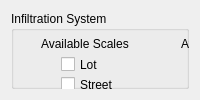
         <widget class="QWidget" name="page_7">
          <layout class="QHBoxLayout" name="horizontalLayout_11">
           <item>
            <widget class="QGroupBox" name="IS_inputgroup">
             <property name="title">
              <string>Infiltration System</string>
             </property>
             <widget class="QCheckBox" name="ISlot_check">
              <property name="geometry">
               <rect>
                <x>50</x>
                <y>45</y>
                <width>70</width>
                <height>17</height>
               </rect>
              </property>
              <property name="text">
               <string>Lot</string>
              </property>
             </widget>
             <widget class="QCheckBox" name="ISstreet_check">
              <property name="geometry">
               <rect>
                <x>50</x>
                <y>65</y>
                <width>70</width>
                <height>17</height>
               </rect>
              </property>
              <property name="text">
               <string>Street</string>
              </property>
             </widget>
             <widget class="QCheckBox" name="ISneigh_check">
              <property name="geometry">
               <rect>
                <x>50</x>
                <y>85</y>
                <width>101</width>
                <height>17</height>
               </rect>
              </property>
              <property name="text">
               <string>Neighbourhood</string>
              </property>
             </widget>
             <widget class="QCheckBox" name="ISprec_check">
              <property name="enabled">
               <bool>false</bool>
              </property>
              <property name="geometry">
               <rect>
                <x>50</x>
                <y>105</y>
                <width>101</width>
                <height>17</height>
               </rect>
              </property>
              <property name="text">
               <string>Precinct</string>
              </property>
             </widget>
             <widget class="QToolButton" name="ISdesigncurve_browse">
              <property name="enabled">
               <bool>true</bool>
              </property>
              <property name="geometry">
               <rect>
                <x>400</x>
                <y>180</y>
                <width>61</width>
                <height>19</height>
               </rect>
              </property>
              <property name="text">
               <string>Browse...</string>
              </property>
             </widget>
             <widget class="QLabel" name="ISdesigncurve_lbl">
              <property name="geometry">
               <rect>
                <x>30</x>
                <y>180</y>
                <width>161</width>
                <height>16</height>
               </rect>
              </property>
              <property name="text">
               <string>Load Conceptual Design Curves</string>
              </property>
             </widget>
             <widget class="QCheckBox" name="ISdesignUB_box">
              <property name="geometry">
               <rect>
                <x>210</x>
                <y>210</y>
                <width>241</width>
                <height>17</height>
               </rect>
              </property>
              <property name="text">
               <string>Use UrbanBEATS' Design Curve Database</string>
              </property>
             </widget>
             <widget class="QLineEdit" name="ISdesigncurve_pathbox">
              <property name="geometry">
               <rect>
                <x>212</x>
                <y>180</y>
                <width>181</width>
                <height>20</height>
               </rect>
              </property>
             </widget>
             <widget class="QLabel" name="IS_img">
              <property name="geometry">
               <rect>
                <x>360</x>
                <y>10</y>
                <width>101</width>
                <height>141</height>
               </rect>
              </property>
              <property name="text">
               <string/>
              </property>
              <property name="pixmap">
               <pixmap>../../../../../../tech_infil.png</pixmap>
              </property>
             </widget>
             <widget class="QCheckBox" name="ISpollute_check">
              <property name="geometry">
               <rect>
                <x>180</x>
                <y>65</y>
                <width>141</width>
                <height>17</height>
               </rect>
              </property>
              <property name="text">
               <string>Pollution Control</string>
              </property>
             </widget>
             <widget class="QCheckBox" name="ISflow_check">
              <property name="geometry">
               <rect>
                <x>180</x>
                <y>45</y>
                <width>121</width>
                <height>17</height>
               </rect>
              </property>
              <property name="text">
               <string>Flow reduction</string>
              </property>
             </widget>
             <widget class="QLabel" name="ISscales_lbl">
              <property name="geometry">
               <rect>
                <x>30</x>
                <y>25</y>
                <width>101</width>
                <height>16</height>
               </rect>
              </property>
              <property name="text">
               <string>Available Scales</string>
              </property>
             </widget>
             <widget class="QLabel" name="ISapps_lbl">
              <property name="geometry">
               <rect>
                <x>170</x>
                <y>25</y>
                <width>141</width>
                <height>16</height>
               </rect>
              </property>
              <property name="text">
               <string>Available Applications</string>
              </property>
             </widget>
             <widget class="QLabel" name="ISdesigncurve_lbl2">
              <property name="geometry">
               <rect>
                <x>170</x>
                <y>200</y>
                <width>21</width>
                <height>20</height>
               </rect>
              </property>
              <property name="text">
               <string>or</string>
              </property>
             </widget>
             <widget class="QCheckBox" name="IS_2Dmodel_box">
              <property name="geometry">
               <rect>
                <x>60</x>
                <y>275</y>
                <width>161</width>
                <height>20</height>
               </rect>
              </property>
              <property name="text">
               <string>Allow sidewall infiltration?</string>
              </property>
             </widget>
             <widget class="QLabel" name="ISmodel_lbl">
              <property name="geometry">
               <rect>
                <x>30</x>
                <y>230</y>
                <width>101</width>
                <height>16</height>
               </rect>
              </property>
              <property name="whatsThis">
               <string>Porosity of filter media, affects the storage volume in the infiltration system.</string>
              </property>
              <property name="text">
               <string>Design Information</string>
              </property>
             </widget>
             <widget class="QComboBox" name="ISspecs_combo">
              <property name="geometry">
               <rect>
                <x>50</x>
                <y>150</y>
                <width>281</width>
                <height>16</height>
               </rect>
              </property>
              <item>
               <property name="text">
                <string>1m Extended Detention Depth, Porosity = 0.35</string>
               </property>
              </item>
             </widget>
             <widget class="QLabel" name="ISmaxsize_lbl">
              <property name="geometry">
               <rect>
                <x>60</x>
                <y>250</y>
                <width>191</width>
                <height>16</height>
               </rect>
              </property>
              <property name="text">
               <string>Maximum allowable system size [sqm]</string>
              </property>
             </widget>
             <widget class="QLabel" name="ISspecs_lbl">
              <property name="geometry">
               <rect>
                <x>30</x>
                <y>130</y>
                <width>161</width>
                <height>16</height>
               </rect>
              </property>
              <property name="text">
               <string>Select System Specification:</string>
              </property>
             </widget>
             <widget class="QLineEdit" name="ISmaxsize_box">
              <property name="geometry">
               <rect>
                <x>250</x>
                <y>250</y>
                <width>81</width>
                <height>20</height>
               </rect>
              </property>
             </widget>
            </widget>
           </item>
          </layout>
         </widget>
